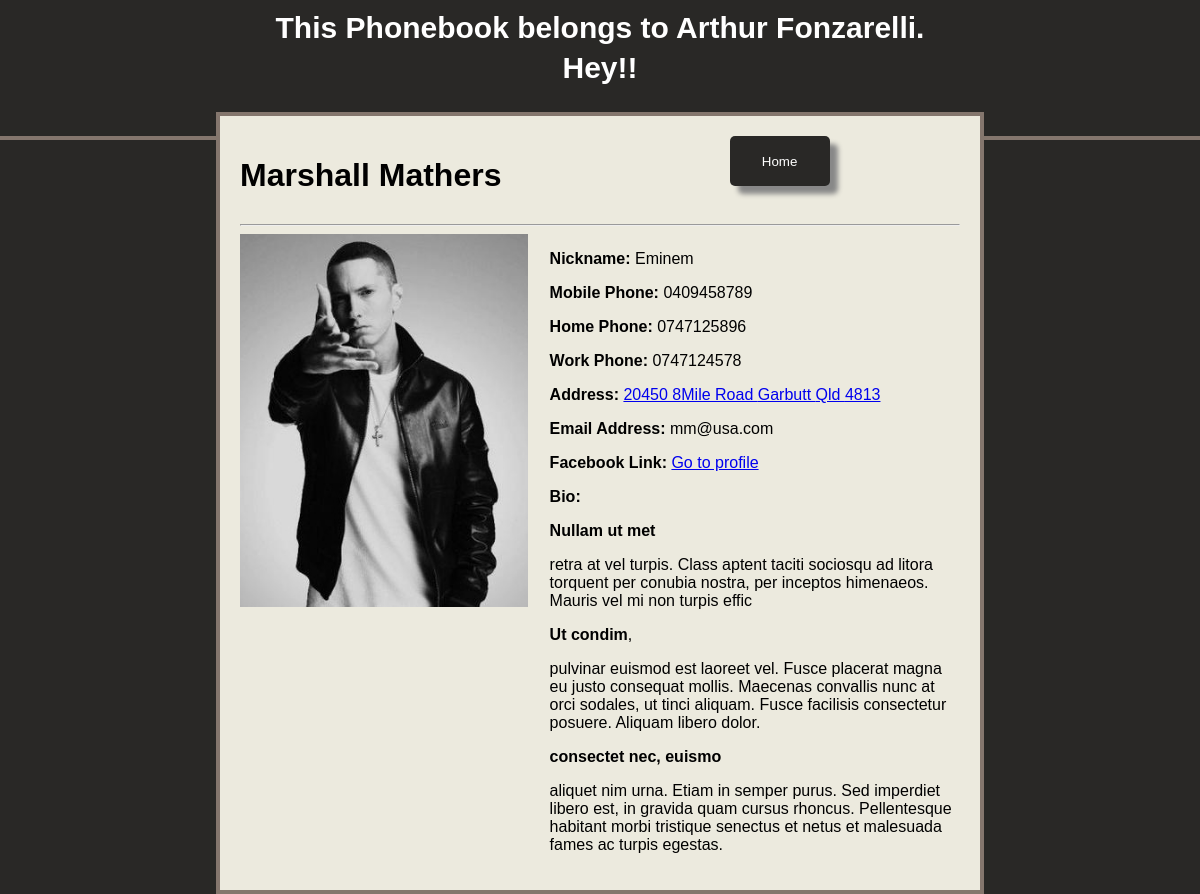
Screenshot of /contact.php?id=29 (signed in) with the database file from the repository.
### tables this page shows
CREATE TABLE `contacts` (
  `contact_id` int(11) NOT NULL,
  `contact_fname` varchar(100) NOT NULL,
  `contact_lname` varchar(100) NOT NULL,
  `contact_nickname` varchar(100) NOT NULL,
  `contact_mphone` varchar(50) NOT NULL,
  `contact_hphone` varchar(50) NOT NULL,
  `contact_wphone` varchar(50) NOT NULL,
  `contact_email` varchar(200) NOT NULL,
  `contact_facebook` varchar(200) NOT NULL,
  `contact_address` varchar(100) NOT NULL,
  `contact_city` varchar(50) NOT NULL,
  `contact_state` varchar(50) NOT NULL,
  `contact_zipcode` varchar(50) NOT NULL,
  `contact_profile` varchar(255) NOT NULL,
  `contact_notes` longblob NOT NULL,
  `contact_status` enum('archived','current') NOT NULL DEFAULT 'current'
);

### contact.php (the view, shortened to what this page needs)
<?php
	if (isset($_GET['id'])) {
		require_once"connection.php";
		$contacts = array();
		$id = $_GET['id'];
		$contact = "select * from contacts where contact_id = '$id'";
		$sql_contact = $conn->query($contact);
		while ($row = mysqli_fetch_assoc($sql_contact)) {
			$contacts[] = $row;
		}
		foreach ($contacts as $person);
	}
?>
<!DOCTYPE html>
<html>
<head>
	<?php include"includes/head.inc"; ?>
</head>
<body>
	<div class="wrapper">
		<div class="header">
			<div class="headerContent"><h1>This Phonebook belongs to Arthur Fonzarelli. Hey!!</h1></div>
		</div>
		<div class="content">
				<div class="floatl"><h1><?php echo $person['contact_fname'] . " " . $person['contact_lname'] ?></h1></div>
				<a href="main_list.php"><input class="cancel_contact_button" type="button" value="Home"></a>
				<hr>
				<div class="contact">
					<?php if ($person['contact_profile'] == "") { ?>
						<img src="img/default_profile_pic.jpg" alt="default image"  width="40%" style="float:left;">
					<?php } else { ?>
						<img src="profile_images/<?php echo $person['contact_profile'] ?>" alt="<?php echo $person['contact_fname'] ?>"  width="40%" style="float:left;">
					<?php } ?>
					<div class="contact_info">
						<p><b>Nickname:</b> <?php echo $person['contact_nickname'] ?></p>
						<p><b>Mobile Phone:</b> <?php echo $person['contact_mphone'] ?></p>
						<p><b>Home Phone:</b> <?php echo $person['contact_hphone'] ?></p>
						<p><b>Work Phone:</b> <?php echo $person['contact_wphone'] ?></p>
						<p><b>Address:</b> <a href="http://maps.google.com/?q=<?php echo $person['contact_address'] . " " . $person['contact_city'] . " " . $person['contact_state'] . " " . $person['contact_zipcode']?>" target="_blank"><?php echo $person['contact_address'] . " " . $person['contact_city'] . " " . $person['contact_state'] . " " . $person['contact_zipcode']  ?></a></p>
						<p><b>Email Address:</b> <?php echo $person['contact_email'] ?></p>
						<p><b>Facebook Link:</b> <?php echo "<a href='http://www.facebook.com/" . $person['contact_facebook'] . "' target='_blank'>Go to profile</a>"?></p>
						<p><b>Bio:</b> <?php echo $person['contact_notes'] ?></p>
					</div>
				</div>
			</div>
		</div>
</body>
</html>

### css/styles.css (style rules this page uses)
body { font-family:helvetica, arial, sans-serif; padding:0; margin:0; background-color:#292826; }
.floatl { width: 68%; float:left; }
.header { width:100%; border-bottom:4px solid #84766d; height: 17vh; background-color:#292826;position: relative; }
.header .headerContent { width:60%; margin:0 auto; padding:1vh 0; line-height:40px; }
.header .headerContent h1 { margin:0; text-align: center; font-size: 30px; color:#ffffff; font-weight: bold; }
.content { width: 60%; margin: 0 auto; background-color:#eceade; padding:20px 20px; position: absolute; top: 14vh; left:50px; right: 50px; border:4px solid #84766d; }
.contact { width:100%; }
.contact_info { width:57%; float:right; margin-left:3%; }
.cancel_contact_button { float: left; width: 100px; height: 50px; background-color:#292826; color:#ffffff; border:none; border-radius: 5px; box-shadow: 8px 8px 5px #888888; }

### rows the page displays
contacts: contact_fname "Marshall", contact_lname "Mathers", contact_profile (picture), contact_nickname "Eminem", contact_mphone "0409458789", contact_hphone "0747125896", contact_wphone "0747124578", contact_address "20450 8Mile Road", contact_city "Garbutt", contact_state "Qld", contact_zipcode "4813", contact_email "mm@usa.com", contact_notes "Nullam ut met retra at vel turpis. Class aptent taciti sociosqu ad litora torquent per conubia nostra, per inceptos himenaeos. Mauris vel mi non turpis effic Ut condim , pulvinar euismod est laoreet vel. Fusce placerat magna eu justo consequat mollis. Maecenas convallis nunc at orci sodales, ut tinci aliquam. Fusce facilisis consectetur posuere. Aliquam libero dolor. consectet nec, euismo aliquet nim urna. Etiam in semper purus. Sed imperdiet libero est, in gravida quam cursus rhoncus. Pellentesque habitant morbi tristique senectus et netus et malesuada fames ac turpis egestas."
